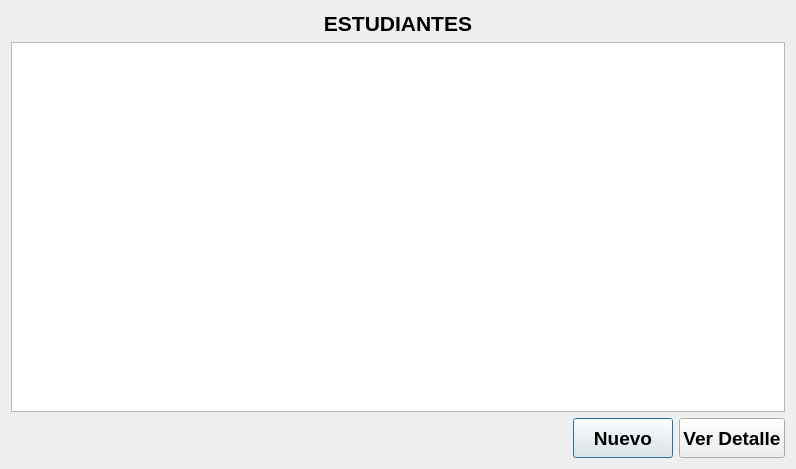
<?xml version="1.0" encoding="UTF-8"?>
<ui version="4.0">
 <class>Estudiantes</class>
 <widget class="QDialog" name="Estudiantes">
  <property name="geometry">
   <rect>
    <x>0</x>
    <y>0</y>
    <width>796</width>
    <height>469</height>
   </rect>
  </property>
  <property name="windowTitle">
   <string>Dialog</string>
  </property>
  <property name="toolTip">
   <string>Estudiantes</string>
  </property>
  <layout class="QVBoxLayout" name="verticalLayout">
   <item>
    <widget class="QLabel" name="vCLblTitulo">
     <property name="font">
      <font>
       <pointsize>16</pointsize>
       <bold>true</bold>
      </font>
     </property>
     <property name="toolTip">
      <string>Estudiantes</string>
     </property>
     <property name="text">
      <string>ESTUDIANTES</string>
     </property>
     <property name="alignment">
      <set>Qt::AlignmentFlag::AlignCenter</set>
     </property>
    </widget>
   </item>
   <item>
    <widget class="QTableView" name="vcGridEstudiantes">
     <property name="sizePolicy">
      <sizepolicy hsizetype="Minimum" vsizetype="Expanding">
       <horstretch>0</horstretch>
       <verstretch>0</verstretch>
      </sizepolicy>
     </property>
     <property name="font">
      <font>
       <pointsize>14</pointsize>
      </font>
     </property>
     <property name="toolTip">
      <string>Listado de estudiantes</string>
     </property>
    </widget>
   </item>
   <item>
    <layout class="QHBoxLayout" name="horizontalLayout">
     <item>
      <spacer name="horizontalSpacer">
       <property name="orientation">
        <enum>Qt::Orientation::Horizontal</enum>
       </property>
       <property name="sizeHint" stdset="0">
        <size>
         <width>40</width>
         <height>20</height>
        </size>
       </property>
      </spacer>
     </item>
     <item>
      <widget class="QPushButton" name="vcbtnNuevo">
       <property name="sizePolicy">
        <sizepolicy hsizetype="Minimum" vsizetype="Minimum">
         <horstretch>0</horstretch>
         <verstretch>0</verstretch>
        </sizepolicy>
       </property>
       <property name="minimumSize">
        <size>
         <width>100</width>
         <height>40</height>
        </size>
       </property>
       <property name="font">
        <font>
         <pointsize>14</pointsize>
         <bold>true</bold>
        </font>
       </property>
       <property name="toolTip">
        <string>Crear nuevo cliente</string>
       </property>
       <property name="text">
        <string>Nuevo</string>
       </property>
      </widget>
     </item>
     <item>
      <widget class="QPushButton" name="vcbtnModificar">
       <property name="sizePolicy">
        <sizepolicy hsizetype="Minimum" vsizetype="Minimum">
         <horstretch>0</horstretch>
         <verstretch>0</verstretch>
        </sizepolicy>
       </property>
       <property name="minimumSize">
        <size>
         <width>100</width>
         <height>40</height>
        </size>
       </property>
       <property name="font">
        <font>
         <pointsize>14</pointsize>
         <bold>true</bold>
        </font>
       </property>
       <property name="toolTip">
        <string>Modificar cliente seleccionado</string>
       </property>
       <property name="text">
        <string>Ver Detalle</string>
       </property>
      </widget>
     </item>
    </layout>
   </item>
  </layout>
 </widget>
 <resources/>
 <connections/>
</ui>
